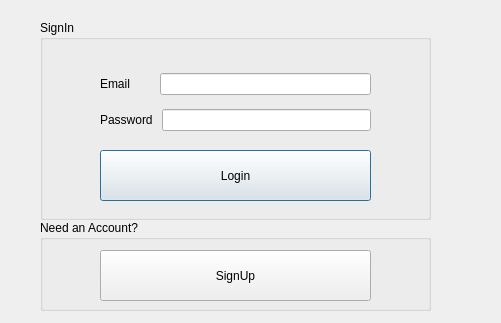
<?xml version="1.0" encoding="UTF-8"?>
<ui version="4.0">
 <class>LoginDialog</class>
 <widget class="QDialog" name="LoginDialog">
  <property name="geometry">
   <rect>
    <x>0</x>
    <y>0</y>
    <width>501</width>
    <height>323</height>
   </rect>
  </property>
  <property name="windowTitle">
   <string>Dialog</string>
  </property>
  <widget class="QGroupBox" name="groupBox">
   <property name="geometry">
    <rect>
     <x>40</x>
     <y>20</y>
     <width>391</width>
     <height>200</height>
    </rect>
   </property>
   <property name="title">
    <string>SignIn</string>
   </property>
   <widget class="QPushButton" name="pushButton_login">
    <property name="geometry">
     <rect>
      <x>60</x>
      <y>130</y>
      <width>271</width>
      <height>51</height>
     </rect>
    </property>
    <property name="text">
     <string>Login</string>
    </property>
   </widget>
   <widget class="QWidget" name="layoutWidget">
    <property name="geometry">
     <rect>
      <x>60</x>
      <y>40</y>
      <width>271</width>
      <height>81</height>
     </rect>
    </property>
    <layout class="QVBoxLayout" name="verticalLayout">
     <property name="topMargin">
      <number>5</number>
     </property>
     <item>
      <layout class="QHBoxLayout" name="horizontalLayout">
       <item>
        <widget class="QLabel" name="label">
         <property name="text">
          <string>Email       </string>
         </property>
        </widget>
       </item>
       <item>
        <widget class="QLineEdit" name="lineEdit_username"/>
       </item>
      </layout>
     </item>
     <item>
      <layout class="QHBoxLayout" name="horizontalLayout_2">
       <item>
        <widget class="QLabel" name="label_2">
         <property name="text">
          <string>Password </string>
         </property>
        </widget>
       </item>
       <item>
        <widget class="QLineEdit" name="lineEdit_password">
         <property name="echoMode">
          <enum>QLineEdit::Password</enum>
         </property>
        </widget>
       </item>
      </layout>
     </item>
    </layout>
   </widget>
  </widget>
  <widget class="QGroupBox" name="groupBox_2">
   <property name="geometry">
    <rect>
     <x>40</x>
     <y>220</y>
     <width>391</width>
     <height>91</height>
    </rect>
   </property>
   <property name="title">
    <string>Need an Account?</string>
   </property>
   <widget class="QPushButton" name="pushButton">
    <property name="geometry">
     <rect>
      <x>60</x>
      <y>30</y>
      <width>271</width>
      <height>51</height>
     </rect>
    </property>
    <property name="text">
     <string>SignUp</string>
    </property>
   </widget>
  </widget>
 </widget>
 <resources/>
 <connections/>
</ui>
